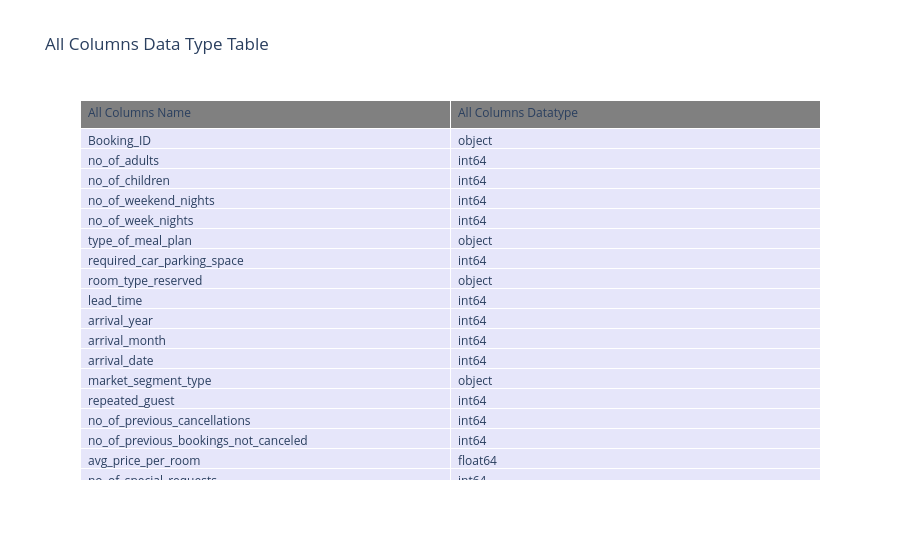

The code cell stored with this chart in its notebook:
### Code cell
# create all columns data type Tabel
data_type = pd.DataFrame({
    'All Columns Name': df.columns,
    'All Columns Datatype': [str(df[i].dtypes) for i in df.columns]
})
# showing dataframe by table 
table = go.Figure(data=[go.Table(
    header=dict(values=["All Columns Name", "All Columns Datatype"],
                fill_color='grey',
                align='left'),
    cells=dict(values=[data_type['All Columns Name'], data_type['All Columns Datatype']],
               fill_color='lavender',
               align='left'))
])

table.update_layout(title="All Columns Data Type Table")
table.show()

### Figure 1 — Plotly figure (JSON) as saved in the notebook; plotly's stock layout.template omitted (floating-point values rounded to 4 significant figures)
{"data": [{"cells": {"align": "left", "fill": {"color": "lavender"}, "values": [["Booking_ID", "no_of_adults", "no_of_children", "no_of_weekend_nights", "no_of_week_nights", "type_of_meal_plan", "required_car_parking_space", "room_type_reserved", "lead_time", "arrival_year", "arrival_month", "arrival_date", "market_segment_type", "repeated_guest", "no_of_previous_cancellations", "no_of_previous_bookings_not_canceled", "avg_price_per_room", "no_of_special_requests", "booking_status"], ["object", "int64", "int64", "int64", "int64", "object", "int64", "object", "int64", "int64", "int64", "int64", "object", "int64", "int64", "int64", "float64", "int64", "object"]]}, "header": {"align": "left", "fill": {"color": "grey"}, "values": ["All Columns Name", "All Columns Datatype"]}, "type": "table"}], "layout": {"title": {"text": "All Columns Data Type Table"}}}
